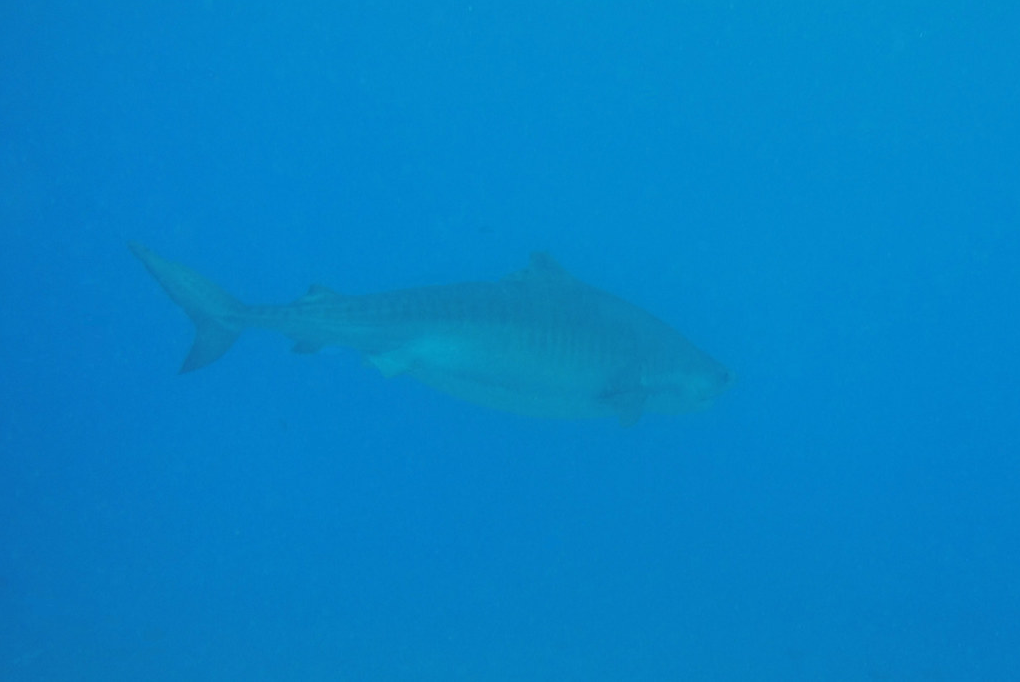
#> input picture Image Processing/Shark Attack/Shark 1.PNG, 1020 x 682 px
$ jupyter execute SharkAttack_C22388703.ipynb
#> lines starting #> are read from the running program, lines starting #| are printed output that depends on the picture; after the words box and inside, x2 and y2 are one past the last pixel; in counts of white or black regions, pixels touching at a corner belong together
# Shark Attack - James Lawlor, C22388703

#### Convert to an appropriate colourspace to exaggerate the fish/sea difference
#### Enhance the images to increase contrast and definition
#### Enhance the fish portion of the image
#### Automatically crop and rotate the image to contain only the fish
#### The final image should be an enhanced image of the fish with a clean minimal background

##### Step 1: Import the image, convert to RGB.
##### Step 2: Use a kernel to sharpen the image.
##### Step 3: Convert to HSV, and take only the V, for value.
##### Step 4: Use "cv2.fastNlMeansDenoising()" to denoise the image. [3]
##### Step 5: Use kernels to get four gradients: 2 vertical, from top and bottom, and 2 horizontal, from left and right.
##### Step 6: Add together the four gradient image to get 1 image that shows the outline in the image.
##### Step 7: Set all pixels above or below a certain value to either black or white, to get a binary image. The outline should be white. [1]
##### Step 8: Create a new black image, then use "cv2.findContours()".
##### Step 9: Iterating through the list of contours found, look for ones with an area above a certain threshold. [2]
##### Step 10: Draw only these contours that are large enough (i.e. our outline).
##### Step 11: Passing the "cv2.drawContours()" method "-1" for line thickness will fill in the outline when it draws, giving us our mask.
##### Step 12: Return to the original image. Convert to YUV, use "cv2.equalizeHist()" on the Y channel to boost contrast, then use "cv2.fastNlMeansDenoisingColored()" to denoise. [3]
##### Step 13: Take a copy of the mask to use as the alpha channel later, then convert from gray to RGB, and use "cv2.bitwise_and()" with our mask and the original image. [4]
##### Step 14: Find the highest, lowest, leftmost, and rightmost pixels where the colour isn't black. These are our borders, and we crop to these. Crop the alpha to the same dimensions.
##### Step 15: Convert the image to RGBA, and insert the previously captured alpha as the alpha channel. This makes everything but the fish transparent.
##### Step 16: Save as PNG.

<br><br>

##### [1] steve8918, “Adobe Photoshop-style posterization and OpenCV,” Stack Overflow, Jun. 16, 2012. https://stackoverflow.com/questions/11064454/adobe-photoshop-style-posterization-and-opencv
##### [2] chostDevil, “How to detect region of large # of white pixels using OpenCV?,” Stack Overflow, Apr. 21, 2012. https://stackoverflow.com/questions/10262600/how-to-detect-region-of-large-of-white-pixels-using-opencv
##### [3] “OpenCV: Image Denoising,” docs.opencv.org. https://docs.opencv.org/4.x/d5/d69/tutorial_py_non_local_means.html
##### [4] GeeksforGeeks, “Bitwise Operations on Binary Images in OpenCV2,” GeeksforGeeks, Feb. 25, 2019. https://www.geeksforgeeks.org/python/arithmetic-operations-on-images-using-opencv-set-2-bitwise-operations-on-binary-images/ (accessed Oct. 22, 2025).

‌

‌

‌

[cell 1]
import cv2 as cv2
import numpy as np
from matplotlib import pyplot as plt
from matplotlib import image as image

I = cv2.imread("Shark 1.PNG")
#> I is the input picture: shape (682, 1020, 3); mean B, G, R 198.7, 130, 4
I = cv2.cvtColor(I, cv2.COLOR_BGR2RGB)

Original = I.copy()

plt.imshow(I)

k = np.array([[-2,-4,-2], [-4,25,-4], [-2,-4,-2]], dtype=float)

sharp = cv2.filter2D(I,ddepth=-1,kernel=k)

plt.show()
plt.imshow(sharp)

[cell 2]
iHSV = cv2.cvtColor(I, cv2.COLOR_RGB2HSV)
#> iHSV: shape (682, 1020, 3); mean H, S, V 100.6, 249.8, 198.7

v = iHSV[:,:,2]
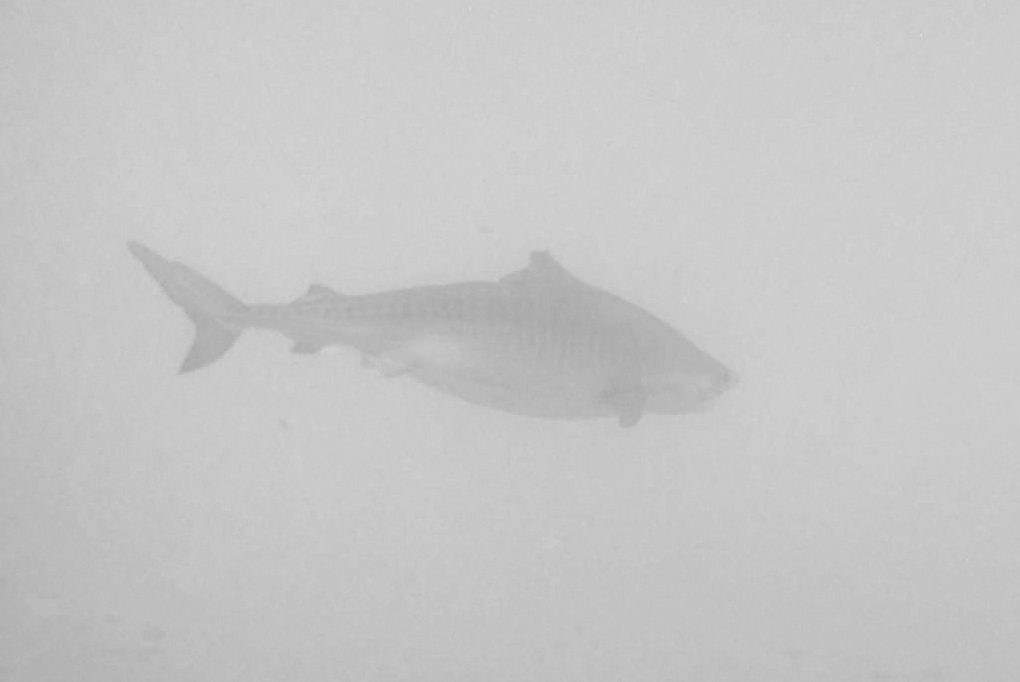
#> v: shape (682, 1020); min 166, max 219, mean 198.7

dst = cv2.fastNlMeansDenoising(v,None,3,9,35)

plt.imshow(dst, cmap="gray")

[cell 3]
k = np.array([[-5,-10,-5], [0,0,0], [5,10,5]], dtype=float)

bottom = cv2.filter2D(dst,ddepth=-1,kernel=k)

plt.imshow(bottom, cmap="gray")

[cell 4]
k = np.array([[5,10,5], [0,0,0], [-5,-10,-5]], dtype=float)

top = cv2.filter2D(dst,ddepth=-1,kernel=k)
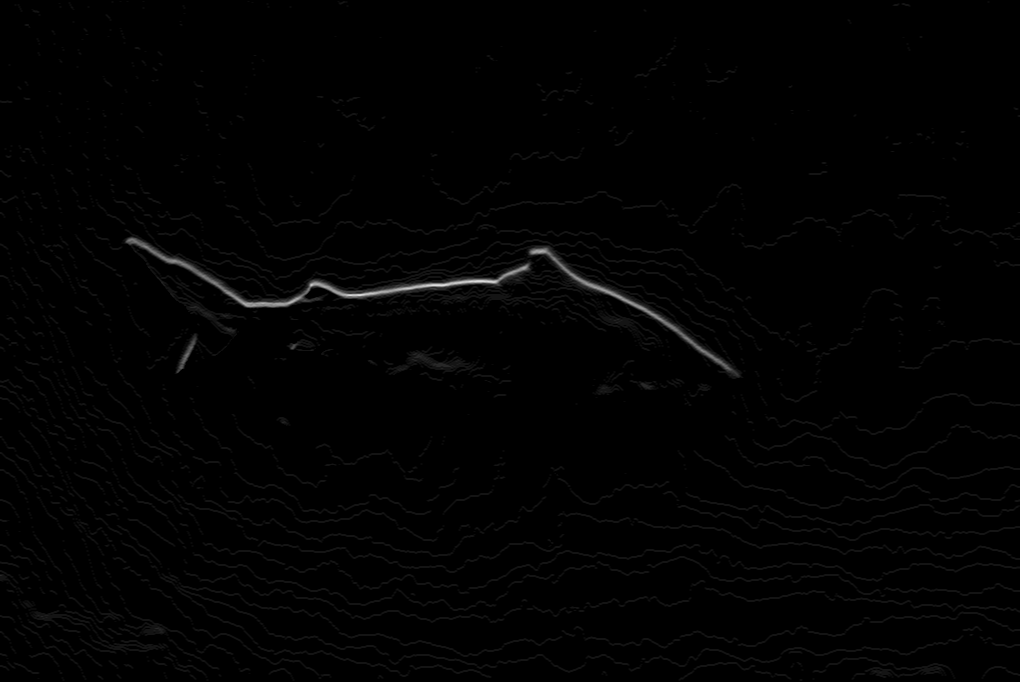
#> top: shape (682, 1020); min 0, max 220, mean 2

plt.imshow(top, cmap="gray")

[cell 5]
k = np.array([[-5,0,5], [-10,0,10], [-5,0,5]], dtype=float)

right = cv2.filter2D(dst,ddepth=-1,kernel=k)

plt.imshow(right, cmap="gray")

[cell 6]
k = np.array([[5,0,-5], [10,0,-10], [5,0,-5]], dtype=float)

left = cv2.filter2D(dst,ddepth=-1,kernel=k)

plt.imshow(left, cmap="gray")

[cell 7]
vertical = cv2.add(top, bottom)

plt.imshow(vertical, cmap="gray")

[cell 8]
horizontal = cv2.add(left, right)

plt.imshow(horizontal, cmap="gray")

[cell 9]
edges = cv2.add(vertical, horizontal)

plt.imshow(edges, cmap="gray")

[cell 10]
edges[edges >= 45] = 255
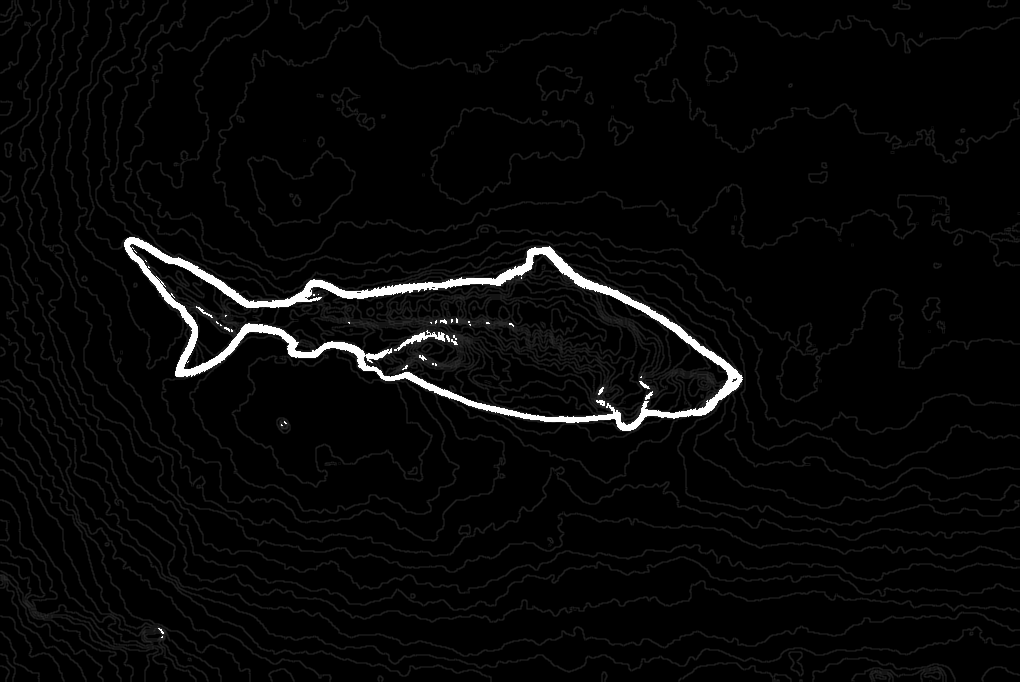
#> edges: shape (682, 1020); min 0, max 255, mean 7.5
edges[edges < 45] = 0
#> edges: shape (682, 1020); 1.7% white; 39 white regions (29 under 20 px)

plt.imshow(edges, cmap="gray")

[cell 11]
mask = np.full(edges.shape, 0, np.uint8)

contours, hierarchy = cv2.findContours(edges, mode = cv2.RETR_LIST, method = cv2.CHAIN_APPROX_SIMPLE)
#> contours = 55 contours, 48 with area under 20; largest, box (x1, y1, x2, y2) and area: (124, 237, 743, 431) 56582, (129, 243, 729, 426) 47191, (394, 330, 445, 351) 184, (596, 400, 605, 406) 24, (645, 391, 653, 400) 22, (639, 381, 650, 389) 22, (196, 306, 213, 318) 20
for c in contours:
    if 500<cv2.contourArea(c):
        cv2.drawContours(mask,[c],0,255,-1)
#> this loop made 55 passes
#> c on passes 1, 3, 4, 5, 11, 13, 14, 16, 20, 22, 24, 25: [[162, 636], [161, 637], [162, 637]], [[281, 424], [281, 425], [282, 425]], [[284, 421], [284, 422], [285, 423], [286, 423]], [[601, 403], [602, 402], [603, 403], [602, 404]], [[641, 376], [640, 377], [641, 377]], [[435, 363], [435, 365], [436, 365], [436, 364]], [[432, 363], [432, 364], [433, 364], [433, 363]], [[387, 351], [388, 350], [389, 351], [388, 352]], [[432, 333], [433, 332], [434, 333], [433, 334]], [[231, 329], [231, 331], [232, 331], [232, 330]], [[469, 324], [470, 325], [470, 324]], [[220, 324], [220, 325], [221, 325]]
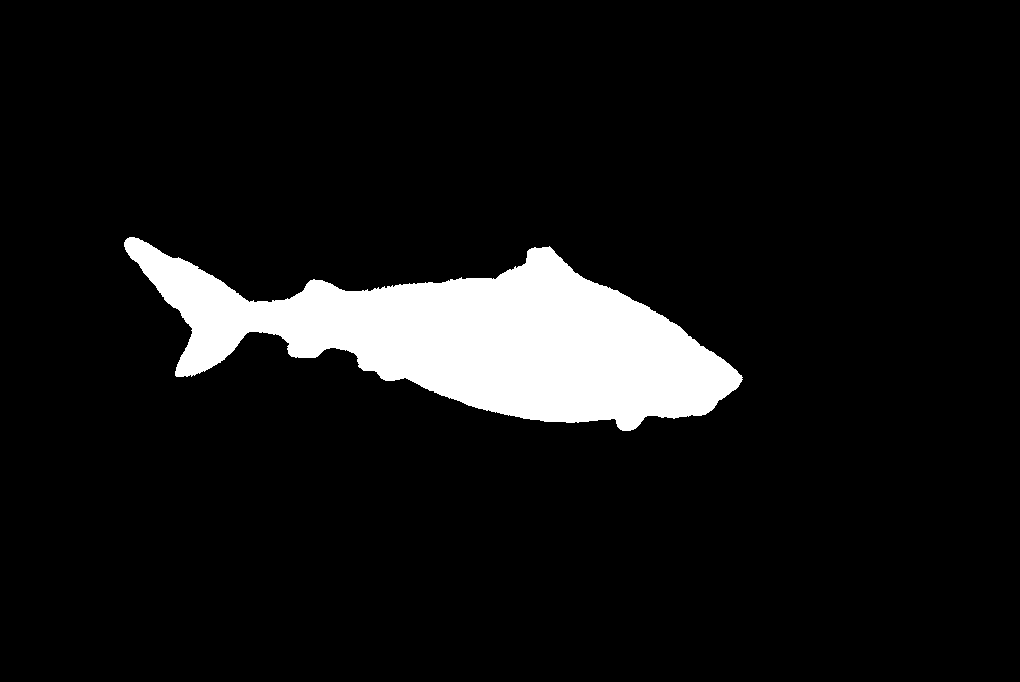
#> mask: shape (682, 1020); 8.2% white; 1 white region, box (x1, y1, x2, y2) and area: (124, 237, 743, 431) 57290

plt.imshow(mask, cmap="gray")

[cell 12]
iYUV = cv2.cvtColor(Original, cv2.COLOR_RGB2YUV)
#> iYUV: shape (682, 1020, 3); mean of channels 0, 1, 2 100.1, 176.7, 43.8
iYUV[:,:,0] = cv2.equalizeHist(iYUV[:,:,0])
#> iYUV: shape (682, 1020, 3); mean of channels 0, 1, 2 136.7, 176.7, 43.8
iYUV = cv2.cvtColor(iYUV, cv2.COLOR_YUV2RGB)
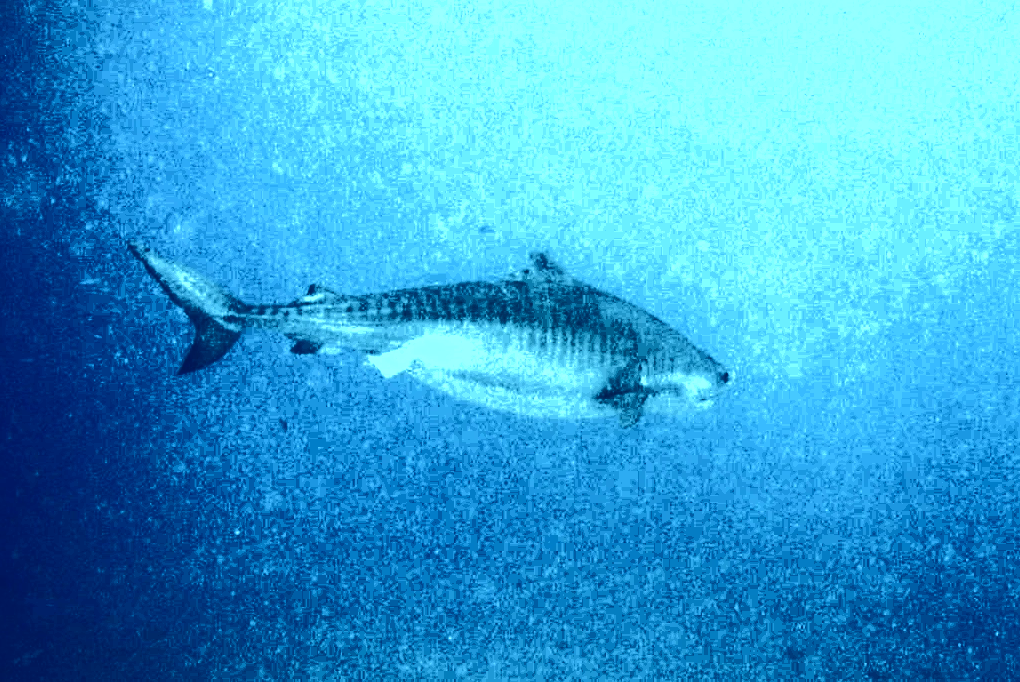
#> iYUV: shape (682, 1020, 3); mean R, G, B 53.8, 163.1, 212.7

denoisedYUV = cv2.fastNlMeansDenoisingColored(iYUV,None,10,10,7,21)

plt.show()
plt.imshow(denoisedYUV)

[cell 13]
alpha = mask.copy()

mask = cv2.cvtColor(mask, cv2.COLOR_GRAY2RGB)

maskedImg = cv2.bitwise_and(mask, denoisedYUV)
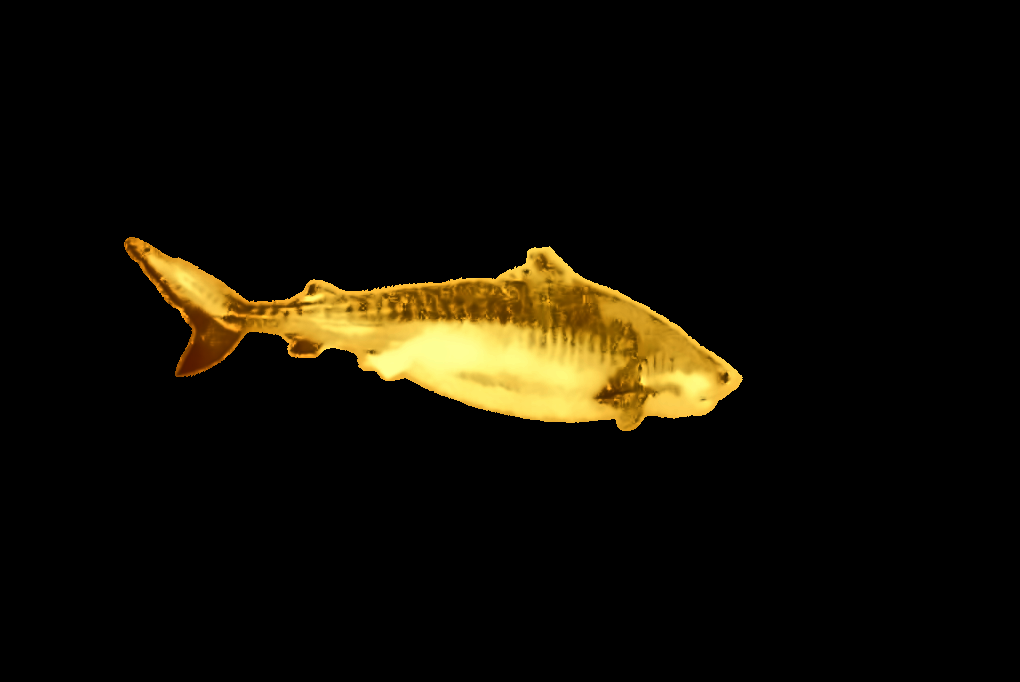
#> maskedImg: shape (682, 1020, 3); mean B, G, R 4.2, 13.4, 17
plt.imshow(maskedImg)

[cell 14]
right = max(np.where(maskedImg > 100)[1])
#> right = 742
left = min(np.where(maskedImg > 100)[1])
#> left = 124
bottom = max(np.where(maskedImg > 100)[0])
#> bottom = 430
top = min(np.where(maskedImg > 100)[0])
#> top = 237

croppedImage = maskedImg[top:bottom, left:right]
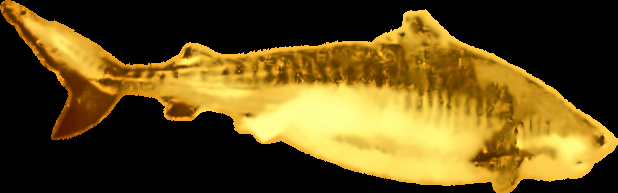
#> croppedImage: shape (193, 618, 3); mean B, G, R 24.8, 78.1, 99
croppedAlpha = alpha[top:bottom, left:right]
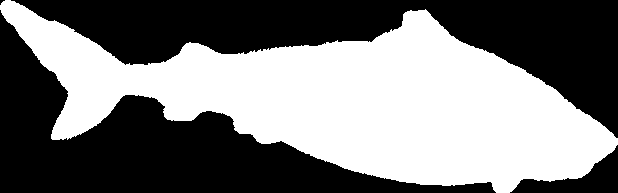
#> croppedAlpha: shape (193, 618); 48% white; 1 white region, box (x1, y1, x2, y2) and area: (0, 0, 618, 193) 57279

plt.imshow(croppedImage)

[cell 15]
plt.imshow(croppedImage)
plt.axis('off')

result = cv2.cvtColor(croppedImage, cv2.COLOR_RGB2BGRA)

result[:,:,3] = croppedAlpha
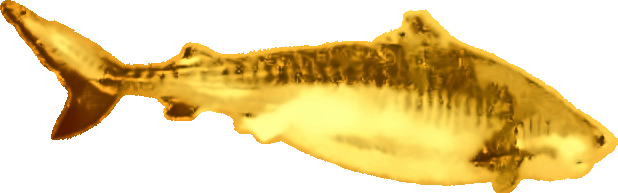
#> result: shape (193, 618, 4); mean R, G, B, A 99, 78.1, 24.8, 122.5; transparent parts drawn white

cv2.imwrite("fishImage.png", result)
#> Out = True

$ run again, with Image Processing/Shark Attack/Shark 2.PNG copied over Image Processing/Shark Attack/Shark 1.PNG
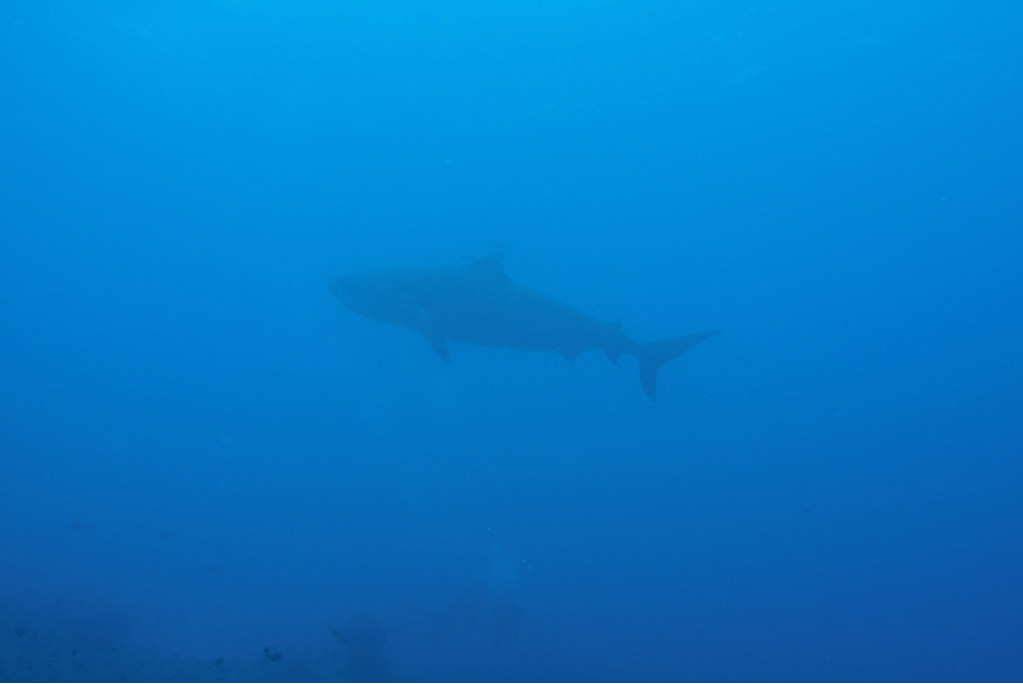
#> input picture Image Processing/Shark Attack/Shark 2.PNG, 1023 x 684 px
#> I is the input picture: shape (684, 1023, 3); mean B, G, R 198.3, 120.8, 5.3
#> iHSV: shape (684, 1023, 3); mean H, S, V 102.2, 247.6, 198.3
#> contours = 144 contours, 133 with area under 20; largest, box (x1, y1, x2, y2) and area: (325, 249, 718, 403) 21960, (331, 254, 708, 399) 16487, (249, 643, 286, 669) 450, (323, 610, 388, 645) 450, (175, 653, 232, 669) 330
#> the loop `for c in contours:` made 144 passes
#> c on passes 1 to 8: [[0, 682], [1022, 682]], [[340, 680]], [[74, 680], [75, 680]], [[994, 679], [995, 679]], [[971, 679], [972, 679]], [[959, 679], [960, 679]], [[943, 679], [944, 679]], [[822, 679], [823, 679]]
#> after the loop `for c in contours:`:
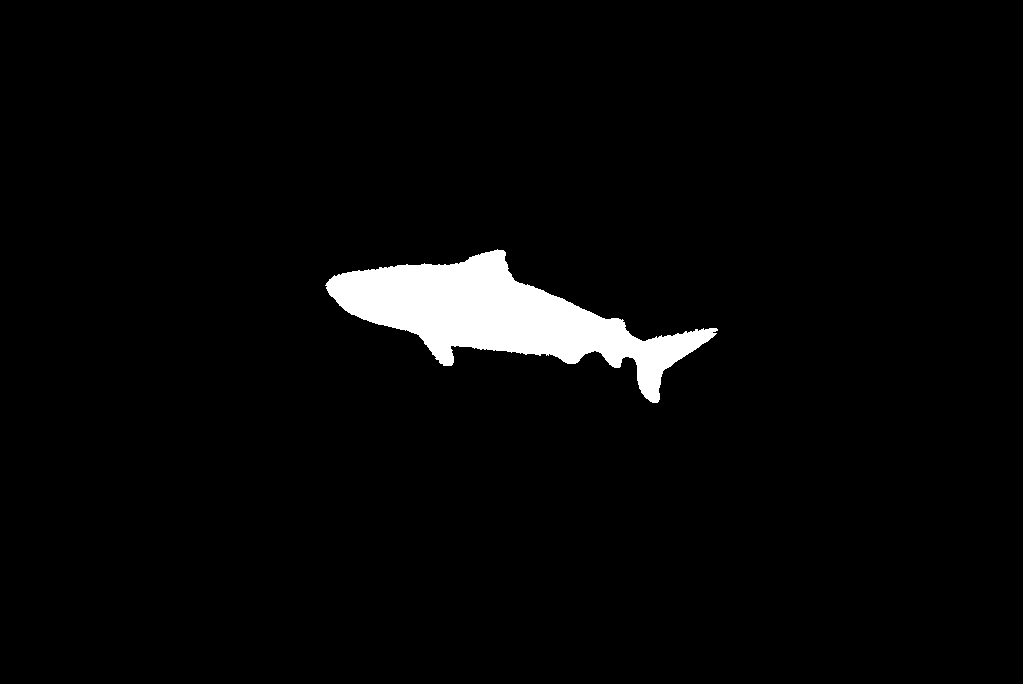
#> mask: shape (684, 1023); 3.2% white; 1 white region, box (x1, y1, x2, y2) and area: (325, 249, 718, 403) 22429
#> `right = max(np.where(maskedImg > 100)[1])`: right = 717
#> `left = min(np.where(maskedImg > 100)[1])`: left = 325
#> `bottom = max(np.where(maskedImg > 100)[0])`: bottom = 402
#> `top = min(np.where(maskedImg > 100)[0])`: top = 249
#> croppedAlpha: shape (153, 392); 37.4% white; 1 white region, box (x1, y1, x2, y2) and area: (0, 0, 392, 153) 22421
#> `result[:,:,3] = croppedAlpha`:
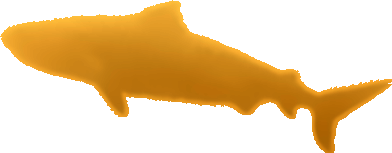
#> result: shape (153, 392, 4); mean R, G, B, A 78.3, 51.2, 9.8, 95.3; transparent parts drawn white
#> Out = True
